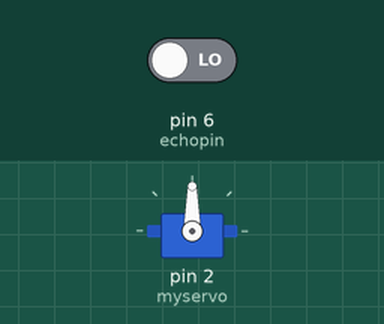
Recording of a sketch running on a simulated Arduino Uno, built with avr-gcc and run on an emulated ATmega328P. Shown: servo. The inputs (shaded band) are chosen by the test bench; at power-on: pin 6 (echopin) LOW. What the sketch prints to the serial monitor is not drawn.

Above: at 0.05 s.
Timing chart, 0 to 4.8 s (numbered marks = the images above):
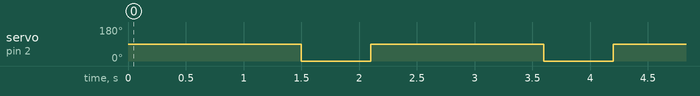

The sketch:

Servo_Advanced.ino
```cpp
#define trigpin 5//set trigpin
#define echopin 6//set echopin
#include <Servo.h>

Servo myservo;// declare servo name type servo
  int duration, distance;//declare variable for unltrasonic sensor

void setup() {
  Serial.begin(9600);
  pinMode(trigpin, OUTPUT);

  pinMode(echopin, INPUT);
  myservo.attach(2);// attach your servo
  myservo.writeMicroseconds(1500);
  // put your setup code here, to run once:
}
void loop() {
 myservo.write(90);// always set servo to 90 to position it to the middle
//ultrasonic code
 digitalWrite(trigpin,HIGH);
  _delay_ms(500);
  digitalWrite(trigpin, LOW);

  duration=pulseIn(echopin,HIGH);
  distance=(duration/2)/29.1;
 if(distance <=20)// if ultrasonic sensor detects an obstacle less than 20cm in 90 degree angle.
 {
 myservo.write(0); //servo rotates at full speed to the right
 delay(600);
}
else
{
  myservo.write(90);// else servo stays at 90 degree angle.
  delay(600);
}
  Serial.print("cm"); //print distance unit cm
Serial.println(distance);//distance

  // put your main code here, to run repeatedly:
}
```

Measured:
- by itself, servo on pin 2 (myservo): alternates 90° for 1.5 s and 0° for 0.60 s
